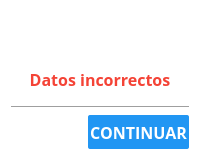
<?xml version="1.0" encoding="UTF-8"?>
<ui version="4.0">
 <class>errorPopUp</class>
 <widget class="QDialog" name="errorPopUp">
  <property name="geometry">
   <rect>
    <x>0</x>
    <y>0</y>
    <width>200</width>
    <height>160</height>
   </rect>
  </property>
  <property name="windowTitle">
   <string>Error</string>
  </property>
  <property name="windowIcon">
   <iconset resource="../resources/gui.qrc">
    <normaloff>:/logo/logo</normaloff>:/logo/logo</iconset>
  </property>
  <property name="styleSheet">
   <string notr="true">/*#########################################################
##                        QDialog                                                                                                                     ##
##########################################################*/

#errorPopUp {
	background: white;
    min-width: 200px;
}

/***********************************
* Botones
***********************************/

/*Estilo por defecto del  boton para continuar/aceptar*/
#dpbutton0{
    color: #FFFFFF;
    border: 1px outline #BDBDBD;
    border-radius: 2px;
    background: #2196F3;
    min-height: 30px;
    min-width: 80px;
    padding: 2px;
}

/*Estilo al pasar por encima y presionar el boton para continuar/aceptar*/
#dpbutton0:hover, #dpbutton0:pressed{
   background: #1976D2;
}

/***********************************
* Labels
***********************************/

/*Configuración del titulo del dialog*/
#dtitle0 {
   color: #F44336;  
   font-family: Open Sans;
   font-size: 12pt;
   font-style: bold;
   font-weight: 600;
   text-transform: capitalize;
   qproperty-alignment: 'AlignVCenter | AlignHCenter';
}</string>
  </property>
  <layout class="QGridLayout" name="gridLayout_3">
   <item row="0" column="0">
    <layout class="QVBoxLayout" name="verticalLayout">
     <item>
      <layout class="QGridLayout" name="gridLayout_2">
       <item row="0" column="1">
        <widget class="QLabel" name="label">
         <property name="text">
          <string/>
         </property>
         <property name="pixmap">
          <pixmap resource="../resources/gui.qrc">:/popUp/uncheckmark</pixmap>
         </property>
         <property name="scaledContents">
          <bool>true</bool>
         </property>
        </widget>
       </item>
       <item row="0" column="0">
        <spacer name="horizontalSpacer_3">
         <property name="orientation">
          <enum>Qt::Horizontal</enum>
         </property>
         <property name="sizeHint" stdset="0">
          <size>
           <width>40</width>
           <height>20</height>
          </size>
         </property>
        </spacer>
       </item>
       <item row="0" column="2">
        <spacer name="horizontalSpacer_4">
         <property name="orientation">
          <enum>Qt::Horizontal</enum>
         </property>
         <property name="sizeHint" stdset="0">
          <size>
           <width>40</width>
           <height>20</height>
          </size>
         </property>
        </spacer>
       </item>
      </layout>
     </item>
     <item>
      <widget class="QLabel" name="dtitle0">
       <property name="font">
        <font>
         <family>Open Sans</family>
         <pointsize>12</pointsize>
         <weight>75</weight>
         <bold>true</bold>
        </font>
       </property>
       <property name="styleSheet">
        <string notr="true"/>
       </property>
       <property name="text">
        <string>&lt;html&gt;&lt;head/&gt;&lt;body&gt;&lt;p&gt;Datos incorrectos&lt;/p&gt;&lt;/body&gt;&lt;/html&gt;</string>
       </property>
       <property name="alignment">
        <set>Qt::AlignCenter</set>
       </property>
      </widget>
     </item>
     <item>
      <widget class="Line" name="line">
       <property name="orientation">
        <enum>Qt::Horizontal</enum>
       </property>
      </widget>
     </item>
     <item>
      <layout class="QGridLayout" name="gridLayout">
       <item row="0" column="1">
        <widget class="QPushButton" name="dpbutton0">
         <property name="font">
          <font>
           <family>Open Sans</family>
           <pointsize>12</pointsize>
           <weight>75</weight>
           <bold>true</bold>
          </font>
         </property>
         <property name="focusPolicy">
          <enum>Qt::NoFocus</enum>
         </property>
         <property name="text">
          <string>CONTINUAR</string>
         </property>
        </widget>
       </item>
       <item row="0" column="0">
        <spacer name="horizontalSpacer">
         <property name="orientation">
          <enum>Qt::Horizontal</enum>
         </property>
         <property name="sizeHint" stdset="0">
          <size>
           <width>40</width>
           <height>20</height>
          </size>
         </property>
        </spacer>
       </item>
      </layout>
     </item>
    </layout>
   </item>
  </layout>
 </widget>
 <resources>
  <include location="../resources/gui.qrc"/>
 </resources>
 <connections/>
</ui>
